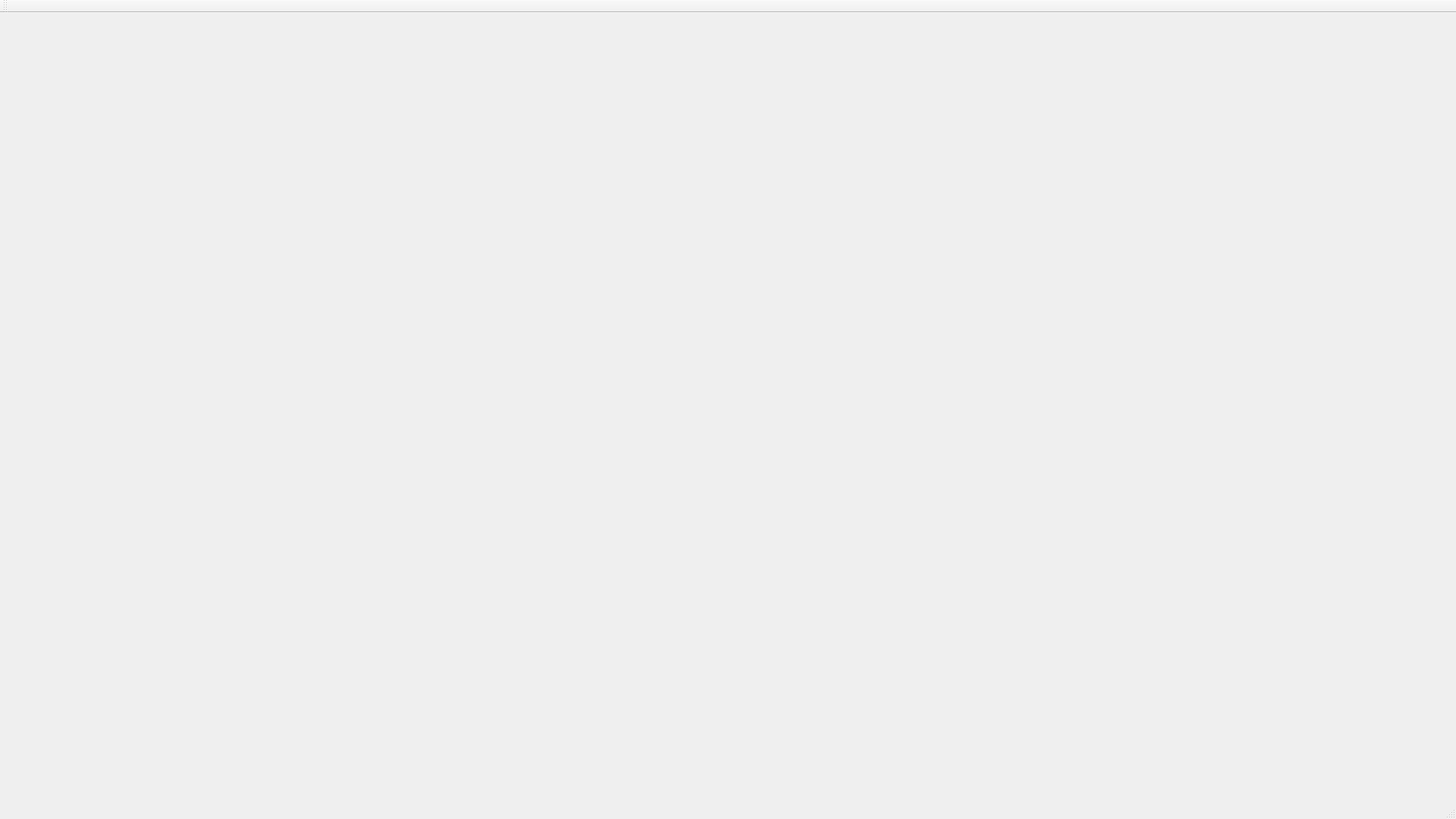
<?xml version="1.0" encoding="UTF-8"?>
<ui version="4.0">
 <class>MainWindow</class>
 <widget class="QMainWindow" name="MainWindow">
  <property name="geometry">
   <rect>
    <x>0</x>
    <y>0</y>
    <width>1920</width>
    <height>1080</height>
   </rect>
  </property>
  <property name="windowTitle">
   <string>Air &amp; Armor Test</string>
  </property>
  <widget class="QWidget" name="centralwidget"/>
  <widget class="QMenuBar" name="menubar">
   <property name="geometry">
    <rect>
     <x>0</x>
     <y>0</y>
     <width>1920</width>
     <height>25</height>
    </rect>
   </property>
  </widget>
  <widget class="QStatusBar" name="statusbar"/>
  <widget class="QToolBar" name="toolBar">
   <property name="windowTitle">
    <string>toolBar</string>
   </property>
   <attribute name="toolBarArea">
    <enum>TopToolBarArea</enum>
   </attribute>
   <attribute name="toolBarBreak">
    <bool>false</bool>
   </attribute>
  </widget>
 </widget>
 <resources/>
 <connections/>
</ui>
